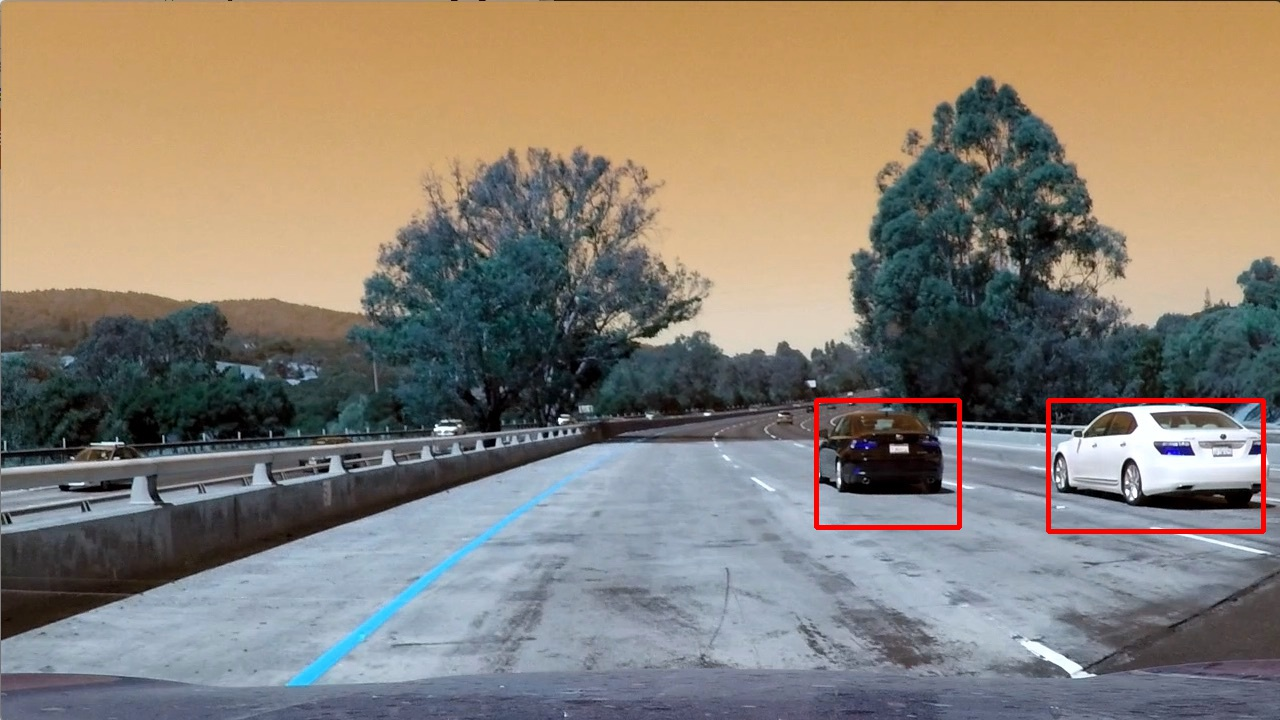
#> input picture Project 5/test_images/detect_img1.jpg, 1280 x 720 px; its folder holds only this picture in this run
$ python -i image_det.py   (imports and definitions only)   (older library calls are emulated)
#> lines starting #> are read from the running program, lines starting #| are printed output that depends on the picture
#> further down, picture is the input picture: shape (720, 1280, 3); mean B, G, R 116.7, 127.9, 136.5
### Project 5/functions.py
import matplotlib.image as mpimg
import matplotlib.pyplot as plt
import numpy as np
import cv2
import pickle
import glob
from skimage.feature import hog

def convert_color(img, conv):
    if conv != 'RGB':
        if conv == 'HSV':
            feature_image = cv2.cvtColor(img, cv2.COLOR_RGB2HSV)
        elif conv == 'LUV':
            feature_image = cv2.cvtColor(img, cv2.COLOR_RGB2LUV)
        elif conv == 'HLS':
            feature_image = cv2.cvtColor(img, cv2.COLOR_RGB2HLS)
        elif conv == 'YUV':
            feature_image = cv2.cvtColor(img, cv2.COLOR_RGB2YUV)
        elif conv == 'YCrCb':
            feature_image = cv2.cvtColor(img, cv2.COLOR_RGB2YCrCb)
    else:
        feature_image = np.copy(img)
    return feature_image

# [260 lines left out: functions get_hog_features, bin_spatial, color_hist, extract_features, draw_boxes, slide_window and 5 more, not called in this run]

class Vehicle():
    # [14 lines left out: function __init__, not called in this run]

### Project 5/image_det.py
import matplotlib.image as mpimg
import numpy as np
import cv2
import glob
import time
from skimage.feature import hog
from scipy.ndimage.measurements import label
from functions import *

# Define a single function that can extract features using hog sub-sampling and make predictions
def find_cars(img, scale):
#> called with scale = 1.5
    img_boxes = []
    draw_img = np.copy(img)
    heatmap = np.zeros_like(img[:,:,0])
    img = img.astype(np.float32)/255

    img_tosearch = img[ystart:ystop,xstart:xstop,:]
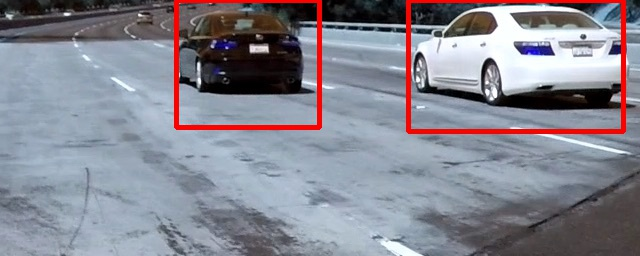
#> img_tosearch: shape (256, 640, 3) float32; mean of channels 0, 1, 2 0.568, 0.527, 0.528; drawn as B, G, R
    ctrans_tosearch = convert_color(img_tosearch, conv)
#> in convert_color, `feature_image = cv2.cvtColor(img, cv2.COLOR_RGB2YCrCb)`: feature_image: shape (256, 640, 3) float32; mean of channels 0, 1, 2 0.539, 0.521, 0.493
    if scale != 1:
        imshape = ctrans_tosearch.shape
#> imshape = (256, 640, 3)
        ctrans_tosearch = cv2.resize(ctrans_tosearch, (np.int(imshape[1]/scale), np.int(imshape[0]/scale)))
#> ctrans_tosearch: shape (170, 426, 3) float32; mean of channels 0, 1, 2 0.539, 0.521, 0.493

    ch1 = ctrans_tosearch[:,:,0]
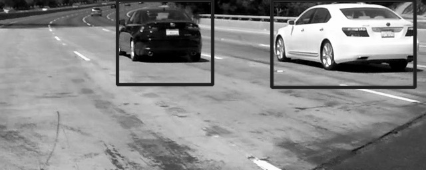
#> ch1: shape (170, 426) float32; min 0, max 1, mean 0.539
    ch2 = ctrans_tosearch[:,:,1]
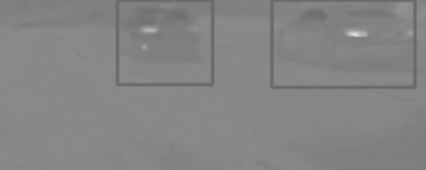
#> ch2: shape (170, 426) float32; min 0.408, max 0.887, mean 0.521
    ch3 = ctrans_tosearch[:,:,2]
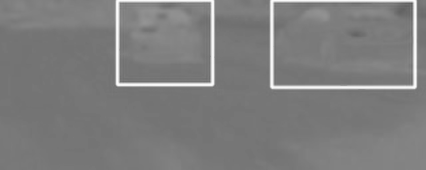
#> ch3: shape (170, 426) float32; min 0.356, max 0.995, mean 0.493

    # Define blocks and steps as above
#> (the run stopped early here; a loop or call above may not have finished)

$ run again, on Project 5/test_images/detect_img2.jpg
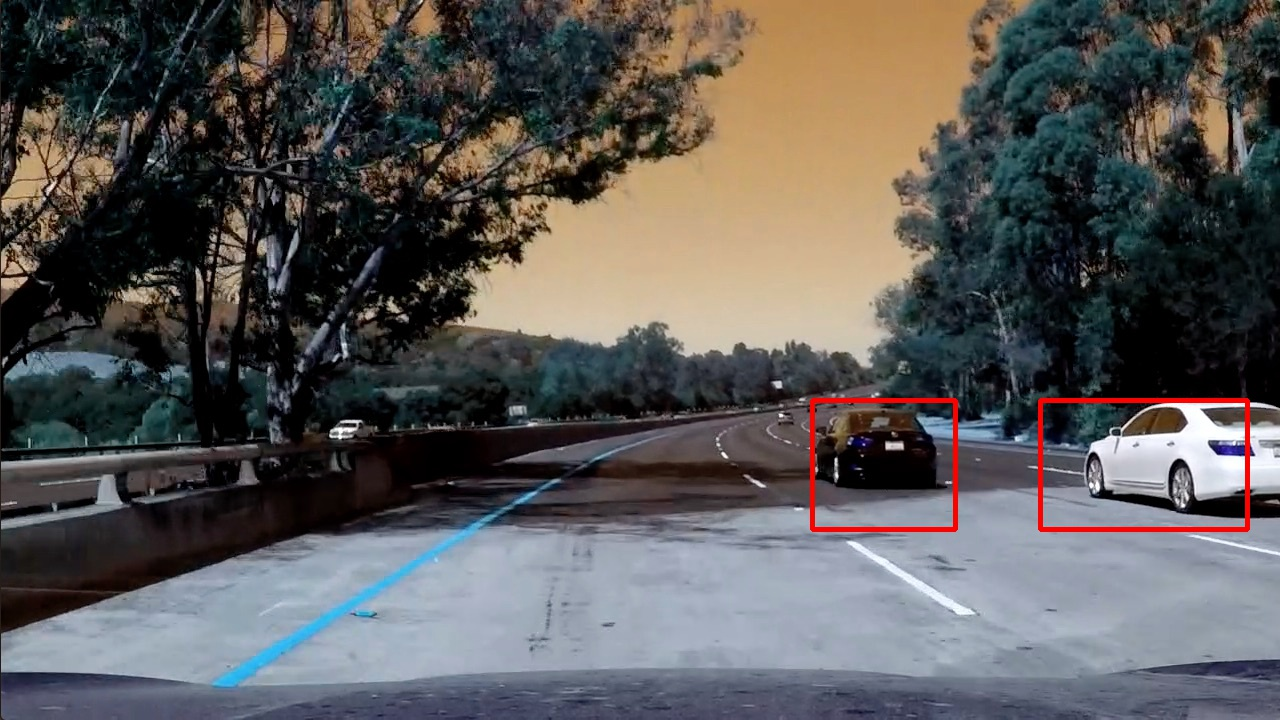
#> input picture Project 5/test_images/detect_img2.jpg, 1280 x 720 px
#> picture is the input picture: shape (720, 1280, 3); mean B, G, R 87.8, 88.7, 90.8
#> feature_image: shape (256, 640, 3) float32; mean of channels 0, 1, 2 0.518, 0.519, 0.501
#> ctrans_tosearch: shape (170, 426, 3) float32; mean of channels 0, 1, 2 0.517, 0.519, 0.501
#> in find_cars, `ch1 = ctrans_tosearch[:,:,0]`:
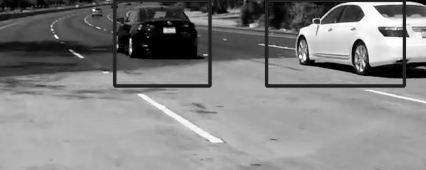
#> ch1: shape (170, 426) float32; min 0, max 1, mean 0.517
#> in find_cars, `ch3 = ctrans_tosearch[:,:,2]`:
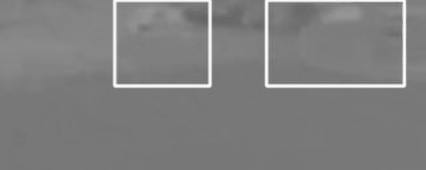
#> ch3: shape (170, 426) float32; min 0.37, max 0.994, mean 0.501

$ run again, on Project 5/test_images/detect_img3.jpg
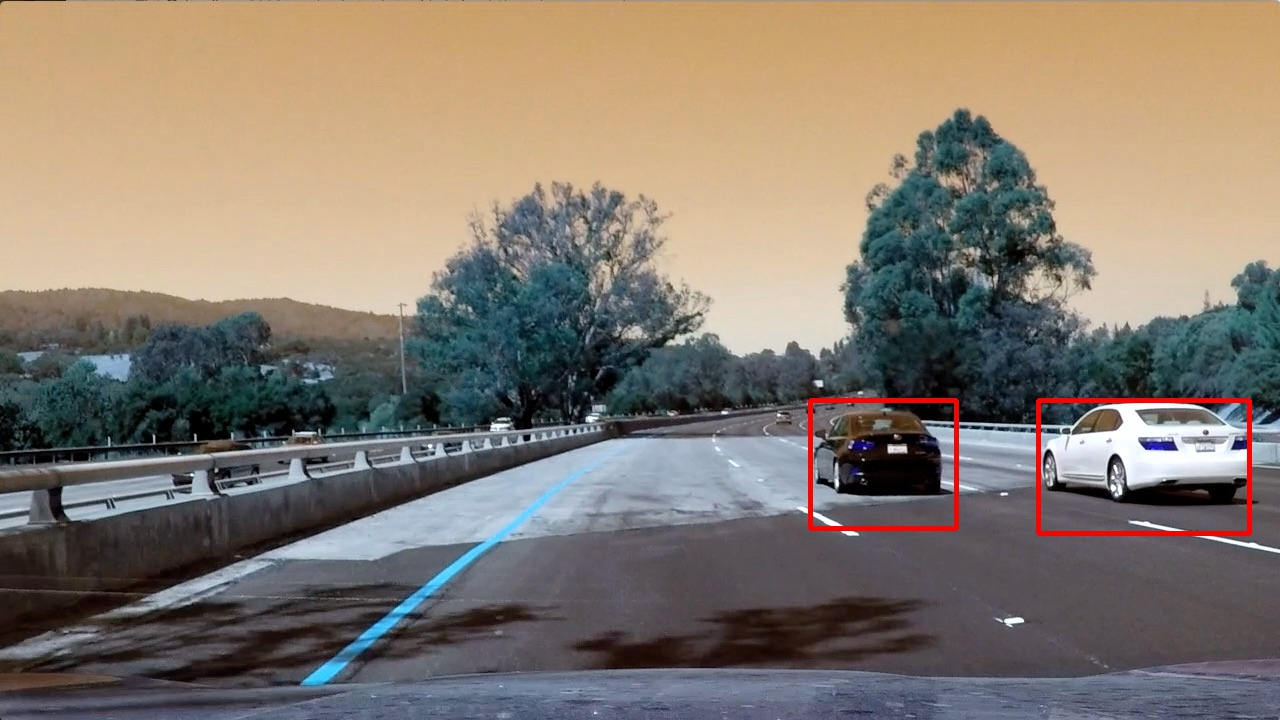
#> input picture Project 5/test_images/detect_img3.jpg, 1280 x 720 px
#> picture is the input picture: shape (720, 1280, 3); mean B, G, R 111.5, 122, 132
#> feature_image: shape (256, 640, 3) float32; mean of channels 0, 1, 2 0.379, 0.508, 0.517
#> ctrans_tosearch: shape (170, 426, 3) float32; mean of channels 0, 1, 2 0.379, 0.508, 0.517
#> in find_cars, `ch1 = ctrans_tosearch[:,:,0]`:
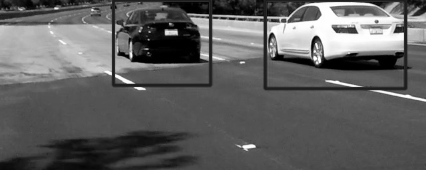
#> ch1: shape (170, 426) float32; min 0, max 1, mean 0.379
#> in find_cars, `ch3 = ctrans_tosearch[:,:,2]`:
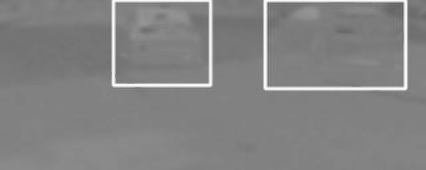
#> ch3: shape (170, 426) float32; min 0.367, max 0.992, mean 0.517

$ run again, on Project 5/test_images/detect_img4.jpg
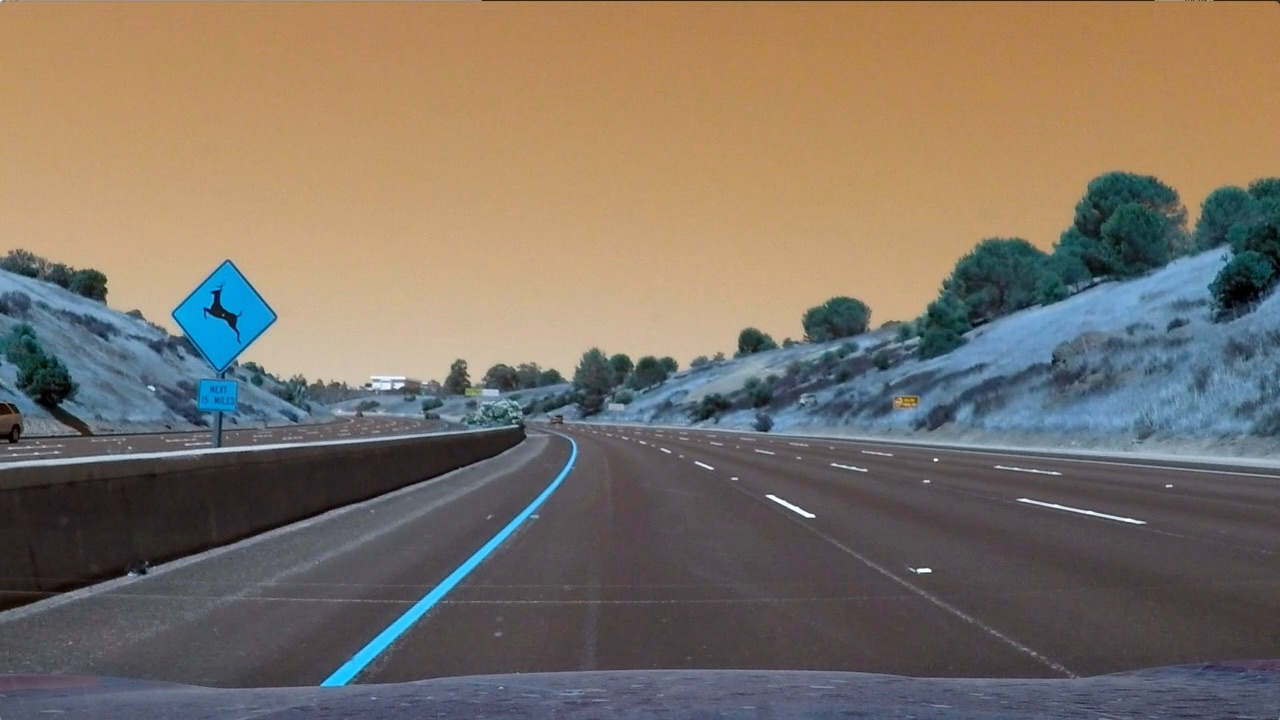
#> input picture Project 5/test_images/detect_img4.jpg, 1280 x 720 px
#> picture is the input picture: shape (720, 1280, 3); mean B, G, R 102.7, 114.6, 125.4
#> feature_image: shape (256, 640, 3) float32; mean of channels 0, 1, 2 0.341, 0.513, 0.497
#> ctrans_tosearch: shape (170, 426, 3) float32; mean of channels 0, 1, 2 0.341, 0.513, 0.497
#> in find_cars, `ch1 = ctrans_tosearch[:,:,0]`:
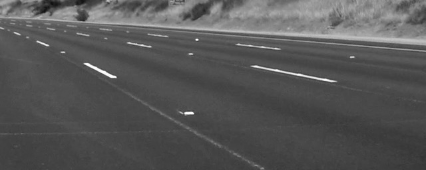
#> ch1: shape (170, 426) float32; min 0.0684, max 0.995, mean 0.341
#> in find_cars, `ch3 = ctrans_tosearch[:,:,2]`:
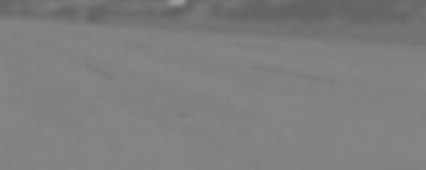
#> ch3: shape (170, 426) float32; min 0.382, max 0.618, mean 0.497
